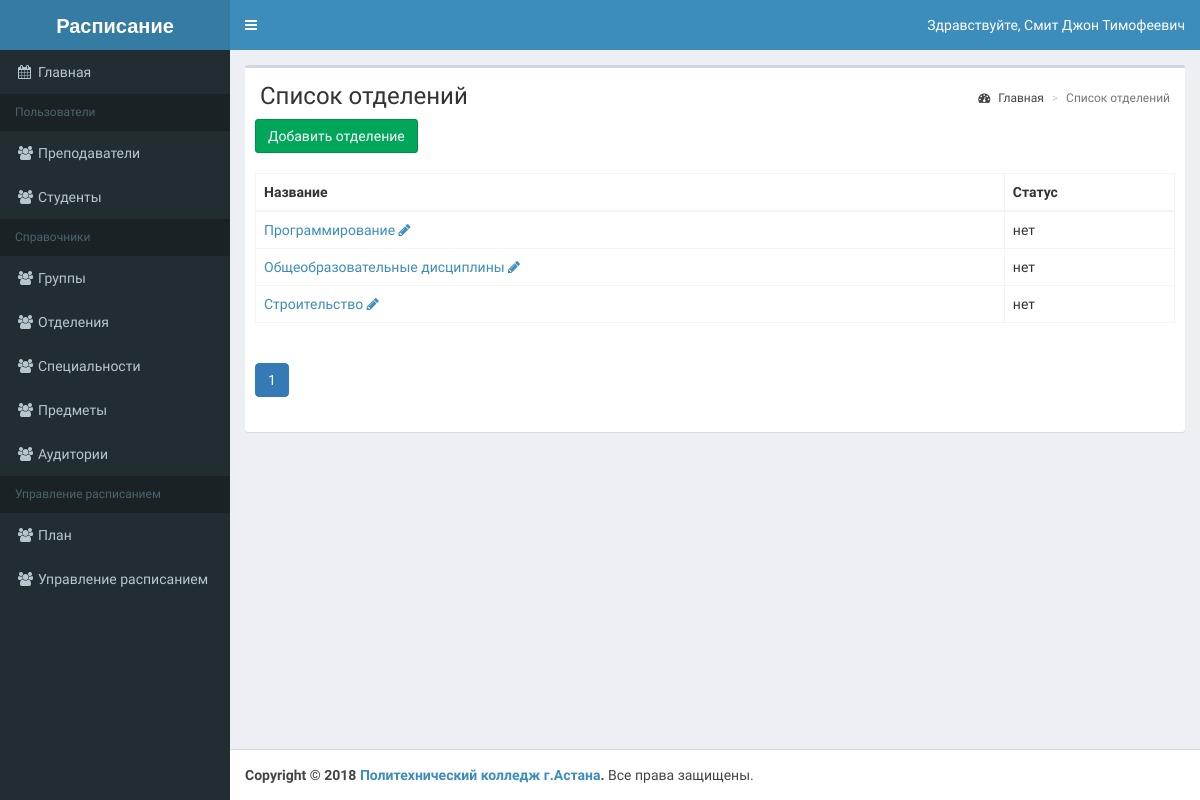
Page /schedule/list-otdel.php (signed in) on the committed database.
### tables this page shows
CREATE TABLE `otdel` (
  `otdel_id` smallint NOT NULL,
  `name` varchar(50) NOT NULL,
  `active` tinyint NOT NULL DEFAULT '1'
);

### schedule/classes/BaseMap.php (called while the page is built, shortened)
<?php
abstract class BaseMap extends Config {
	function __construct()	{
		try
		{
			$this->db = new PDO('mysql:host='.self::HOST.';dbname='.self::DB_NAME, self::DB_USER, self::DB_PASSWORD);
		}
		catch(PDOException $e) {
			echo $e->getMessage();
		}
	}
}
?>

### schedule/classes/OtdelMap.php (called while the page is built, shortened)
<?php
class OtdelMap extends BaseMap
{
    public function findAll($ofset=0, $limit=30){
        $res = $this->db->query("SELECT otdel_id, name, active". " FROM otdel LIMIT $ofset,$limit");
        return $res->fetchAll(PDO::FETCH_OBJ);
    }
}

### schedule/list-otdel.php (the view, shortened to what this page needs)
<?php
$size = 5;
if (isset($_GET['page'])) {
    $page = Helper::clearInt($_GET['page']);
} else {
    $page = 1;
}
$otdelMap = new OtdelMap();
$otdels = $otdelMap->findAll($page*$size-$size, $size);
$header = 'Список отделений';
require_once 'template/header.php';
?>
<div class="row">
    <div class="col-xs-12">
        <div class="box">
            <section class="content-header">
                <h1><?=$header;?></h1>
                <ol class="breadcrumb">
                <li><a href="/index.php"><i class="fa fa-dashboard"></i> Главная</a></li>
                <li class="active"><?=$header;?></li>
                </ol>
            </section>
            <div class="box-body">
            <a class="btn btn-success" href="add-otdel.php">Добавить отделение</a>
            </div>
            <div class="box-body">
            <?php
            if ($otdels) {
            ?>
            <table id="example2" class="table table-bordered table-hover">
            <thead>
            <tr>
                <th>Название</th>
                <th>Статус</th>
            </tr>
            </thead>
            <tbody>
            <?php
            foreach ($otdels as $otdel) {
            echo '<tr>';
            echo '<td><a href="view-otdel.php?id='.$otdel->otdel_id.'">'.$otdel->name.'</a> '. '<a href="add-otdel.php?id='.$otdel->otdel_id.'"><i class="fa fa-pencil"></i></a></td>';
            echo '<td>'.(($otdel->active) ? 'нет' : 'Да').'</td>';
            echo '</tr>';
            }
            ?>
            </tbody>
            </table>
            <?php } else {
            echo 'Ни одного отделения не найдено';
            } ?>
            </div>
            <div class="box-body">
            </div>
        </div>
    </div>
</div>
<?php
require_once 'template/footer.php';
?>

### rows in the picture
otdel: name "Программирование", active "нет"
otdel: name "Общеобразовательные дисциплины", active "нет"
otdel: name "Строительство", active "нет"

### other values in the picture
$_SESSION['fio'] "Смит Джон Тимофеевич"
$header "Список отделений"
